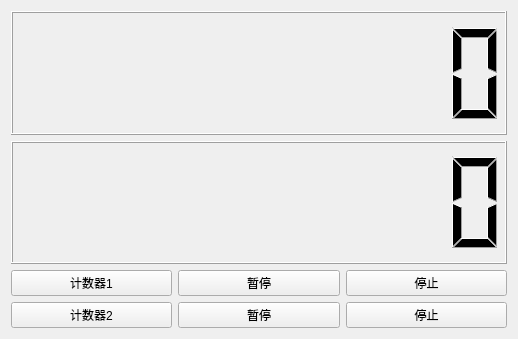
<?xml version="1.0" encoding="UTF-8"?>
<ui version="4.0">
 <class>Widget</class>
 <widget class="QWidget" name="Widget">
  <property name="geometry">
   <rect>
    <x>0</x>
    <y>0</y>
    <width>518</width>
    <height>339</height>
   </rect>
  </property>
  <property name="windowTitle">
   <string>Widget</string>
  </property>
  <layout class="QVBoxLayout" name="verticalLayout_2" stretch="4,0,0">
   <item>
    <layout class="QVBoxLayout" name="verticalLayout">
     <item>
      <widget class="QLCDNumber" name="lcdNumber_1">
       <property name="digitCount">
        <number>9</number>
       </property>
      </widget>
     </item>
     <item>
      <widget class="QLCDNumber" name="lcdNumber_2">
       <property name="digitCount">
        <number>9</number>
       </property>
      </widget>
     </item>
    </layout>
   </item>
   <item>
    <layout class="QHBoxLayout" name="horizontalLayout">
     <item>
      <widget class="QPushButton" name="startBtn_1">
       <property name="text">
        <string>计数器1</string>
       </property>
      </widget>
     </item>
     <item>
      <widget class="QPushButton" name="pauseBtn_1">
       <property name="text">
        <string>暂停</string>
       </property>
      </widget>
     </item>
     <item>
      <widget class="QPushButton" name="stopBtn_1">
       <property name="text">
        <string>停止</string>
       </property>
      </widget>
     </item>
    </layout>
   </item>
   <item>
    <layout class="QHBoxLayout" name="horizontalLayout_2">
     <item>
      <widget class="QPushButton" name="startBtn_2">
       <property name="text">
        <string>计数器2</string>
       </property>
      </widget>
     </item>
     <item>
      <widget class="QPushButton" name="pauseBtn_2">
       <property name="text">
        <string>暂停</string>
       </property>
      </widget>
     </item>
     <item>
      <widget class="QPushButton" name="stopBtn_2">
       <property name="text">
        <string>停止</string>
       </property>
      </widget>
     </item>
    </layout>
   </item>
  </layout>
 </widget>
 <layoutdefault spacing="6" margin="11"/>
 <resources/>
 <connections/>
</ui>
